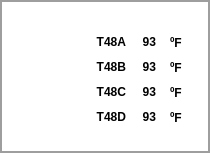
  <widget class="QFrame" name="frAux">
   <property name="geometry">
    <rect>
     <x>82</x>
     <y>55</y>
     <width>210</width>
     <height>153</height>
    </rect>
   </property>
   <property name="styleSheet">
    <string notr="true">background-color: rgba(255, 255, 255, 0);
color: rgb(158, 158, 158);
</string>
   </property>
   <property name="frameShape">
    <enum>QFrame::Panel</enum>
   </property>
   <property name="frameShadow">
    <enum>QFrame::Plain</enum>
   </property>
   <property name="lineWidth">
    <number>2</number>
   </property>
   <property name="midLineWidth">
    <number>0</number>
   </property>
   <widget class="QLabel" name="lbTextoT_">
    <property name="geometry">
     <rect>
      <x>80</x>
      <y>35</y>
      <width>46</width>
      <height>13</height>
     </rect>
    </property>
    <property name="font">
     <font>
      <pointsize>9</pointsize>
      <weight>75</weight>
      <bold>true</bold>
     </font>
    </property>
    <property name="layoutDirection">
     <enum>Qt::LeftToRight</enum>
    </property>
    <property name="styleSheet">
     <string notr="true">background-color: rgba(255, 255, 255, 0);
color: rgb(0, 0, 0);</string>
    </property>
    <property name="text">
     <string>T48A</string>
    </property>
    <property name="alignment">
     <set>Qt::AlignRight|Qt::AlignTrailing|Qt::AlignVCenter</set>
    </property>
   </widget>
   <widget class="QLabel" name="label_3">
    <property name="geometry">
     <rect>
      <x>123</x>
      <y>35</y>
      <width>33</width>
      <height>13</height>
     </rect>
    </property>
    <property name="font">
     <font>
      <pointsize>9</pointsize>
      <weight>75</weight>
      <bold>true</bold>
     </font>
    </property>
    <property name="layoutDirection">
     <enum>Qt::RightToLeft</enum>
    </property>
    <property name="styleSheet">
     <string notr="true">background-color: rgba(255, 255, 255, 0);
color: rgb(0, 0, 0);</string>
    </property>
    <property name="text">
     <string>93</string>
    </property>
    <property name="alignment">
     <set>Qt::AlignRight|Qt::AlignTrailing|Qt::AlignVCenter</set>
    </property>
   </widget>
   <widget class="QLabel" name="label_4">
    <property name="geometry">
     <rect>
      <x>170</x>
      <y>35</y>
      <width>21</width>
      <height>16</height>
     </rect>
    </property>
    <property name="font">
     <font>
      <pointsize>9</pointsize>
      <weight>75</weight>
      <bold>true</bold>
     </font>
    </property>
    <property name="styleSheet">
     <string notr="true">background-color: rgba(255, 255, 255, 0);
color: rgb(0, 0, 0);</string>
    </property>
    <property name="text">
     <string>ºF</string>
    </property>
   </widget>
   <widget class="QLabel" name="lbTextoT_1">
    <property name="geometry">
     <rect>
      <x>80</x>
      <y>60</y>
      <width>46</width>
      <height>13</height>
     </rect>
    </property>
    <property name="font">
     <font>
      <pointsize>9</pointsize>
      <weight>75</weight>
      <bold>true</bold>
     </font>
    </property>
    <property name="layoutDirection">
     <enum>Qt::LeftToRight</enum>
    </property>
    <property name="styleSheet">
     <string notr="true">background-color: rgba(255, 255, 255, 0);
color: rgb(0, 0, 0);</string>
    </property>
    <property name="text">
     <string>T48B</string>
    </property>
    <property name="alignment">
     <set>Qt::AlignRight|Qt::AlignTrailing|Qt::AlignVCenter</set>
    </property>
   </widget>
   <widget class="QLabel" name="label_5">
    <property name="geometry">
     <rect>
      <x>123</x>
      <y>60</y>
      <width>33</width>
      <height>13</height>
     </rect>
    </property>
    <property name="font">
     <font>
      <pointsize>9</pointsize>
      <weight>75</weight>
      <bold>true</bold>
     </font>
    </property>
    <property name="layoutDirection">
     <enum>Qt::RightToLeft</enum>
    </property>
    <property name="styleSheet">
     <string notr="true">background-color: rgba(255, 255, 255, 0);
color: rgb(0, 0, 0);</string>
    </property>
    <property name="text">
     <string>93</string>
    </property>
    <property name="alignment">
     <set>Qt::AlignRight|Qt::AlignTrailing|Qt::AlignVCenter</set>
    </property>
   </widget>
   <widget class="QLabel" name="label_6">
    <property name="geometry">
     <rect>
      <x>170</x>
      <y>60</y>
      <width>21</width>
      <height>16</height>
     </rect>
    </property>
    <property name="font">
     <font>
      <pointsize>9</pointsize>
      <weight>75</weight>
      <bold>true</bold>
     </font>
    </property>
    <property name="styleSheet">
     <string notr="true">background-color: rgba(255, 255, 255, 0);
color: rgb(0, 0, 0);</string>
    </property>
    <property name="text">
     <string>ºF</string>
    </property>
   </widget>
   <widget class="QLabel" name="lbTextoT_2">
    <property name="geometry">
     <rect>
      <x>80</x>
      <y>85</y>
      <width>46</width>
      <height>13</height>
     </rect>
    </property>
    <property name="font">
     <font>
      <pointsize>9</pointsize>
      <weight>75</weight>
      <bold>true</bold>
     </font>
    </property>
    <property name="layoutDirection">
     <enum>Qt::LeftToRight</enum>
    </property>
    <property name="styleSheet">
     <string notr="true">background-color: rgba(255, 255, 255, 0);
color: rgb(0, 0, 0);</string>
    </property>
    <property name="text">
     <string>T48C</string>
    </property>
    <property name="alignment">
     <set>Qt::AlignRight|Qt::AlignTrailing|Qt::AlignVCenter</set>
    </property>
   </widget>
   <widget class="QLabel" name="label_7">
    <property name="geometry">
     <rect>
      <x>170</x>
      <y>85</y>
      <width>21</width>
      <height>16</height>
     </rect>
    </property>
    <property name="font">
     <font>
      <pointsize>9</pointsize>
      <weight>75</weight>
      <bold>true</bold>
     </font>
    </property>
    <property name="styleSheet">
     <string notr="true">background-color: rgba(255, 255, 255, 0);
color: rgb(0, 0, 0);</string>
    </property>
    <property name="text">
     <string>ºF</string>
    </property>
   </widget>
   <widget class="QLabel" name="label_8">
    <property name="geometry">
     <rect>
      <x>123</x>
      <y>85</y>
      <width>33</width>
      <height>13</height>
     </rect>
    </property>
    <property name="font">
     <font>
      <pointsize>9</pointsize>
      <weight>75</weight>
      <bold>true</bold>
     </font>
    </property>
    <property name="layoutDirection">
     <enum>Qt::RightToLeft</enum>
    </property>
    <property name="styleSheet">
     <string notr="true">background-color: rgba(255, 255, 255, 0);
color: rgb(0, 0, 0);</string>
    </property>
    <property name="text">
     <string>93</string>
    </property>
    <property name="alignment">
     <set>Qt::AlignRight|Qt::AlignTrailing|Qt::AlignVCenter</set>
    </property>
   </widget>
   <widget class="QLabel" name="lbTextoT_3">
    <property name="geometry">
     <rect>
      <x>80</x>
      <y>110</y>
      <width>46</width>
      <height>13</height>
     </rect>
    </property>
    <property name="font">
     <font>
      <pointsize>9</pointsize>
      <weight>75</weight>
      <bold>true</bold>
     </font>
    </property>
    <property name="layoutDirection">
     <enum>Qt::LeftToRight</enum>
    </property>
    <property name="styleSheet">
     <string notr="true">background-color: rgba(255, 255, 255, 0);
color: rgb(0, 0, 0);</string>
    </property>
    <property name="text">
     <string>T48D</string>
    </property>
    <property name="alignment">
     <set>Qt::AlignRight|Qt::AlignTrailing|Qt::AlignVCenter</set>
    </property>
   </widget>
   <widget class="QLabel" name="label_9">
    <property name="geometry">
     <rect>
      <x>170</x>
      <y>110</y>
      <width>21</width>
      <height>16</height>
     </rect>
    </property>
    <property name="font">
     <font>
      <pointsize>9</pointsize>
      <weight>75</weight>
      <bold>true</bold>
     </font>
    </property>
    <property name="styleSheet">
     <string notr="true">background-color: rgba(255, 255, 255, 0);
color: rgb(0, 0, 0);</string>
    </property>
    <property name="text">
     <string>ºF</string>
    </property>
   </widget>
   <widget class="QLabel" name="label_10">
    <property name="geometry">
     <rect>
      <x>123</x>
      <y>110</y>
      <width>33</width>
      <height>13</height>
     </rect>
    </property>
    <property name="font">
     <font>
      <pointsize>9</pointsize>
      <weight>75</weight>
      <bold>true</bold>
     </font>
    </property>
    <property name="layoutDirection">
     <enum>Qt::RightToLeft</enum>
    </property>
    <property name="styleSheet">
     <string notr="true">background-color: rgba(255, 255, 255, 0);
color: rgb(0, 0, 0);</string>
    </property>
    <property name="text">
     <string>93</string>
    </property>
    <property name="alignment">
     <set>Qt::AlignRight|Qt::AlignTrailing|Qt::AlignVCenter</set>
    </property>
   </widget>
  </widget>
